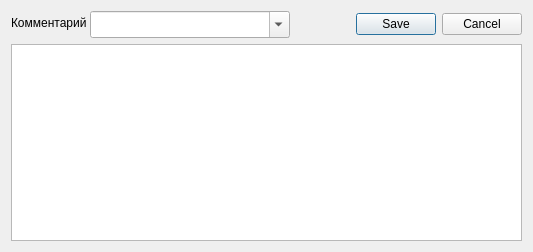
<?xml version="1.0" encoding="UTF-8"?>
<ui version="4.0">
 <class>NoteWidget</class>
 <widget class="QWidget" name="NoteWidget">
  <property name="geometry">
   <rect>
    <x>0</x>
    <y>0</y>
    <width>533</width>
    <height>252</height>
   </rect>
  </property>
  <property name="minimumSize">
   <size>
    <width>0</width>
    <height>0</height>
   </size>
  </property>
  <property name="windowTitle">
   <string>Комментарий</string>
  </property>
  <layout class="QVBoxLayout" name="verticalLayout">
   <item>
    <layout class="QHBoxLayout" name="horizontalLayout">
     <item>
      <widget class="QWidget" name="titleWidget" native="true">
       <layout class="QFormLayout" name="formLayout">
        <property name="horizontalSpacing">
         <number>3</number>
        </property>
        <property name="leftMargin">
         <number>0</number>
        </property>
        <property name="topMargin">
         <number>0</number>
        </property>
        <property name="rightMargin">
         <number>0</number>
        </property>
        <property name="bottomMargin">
         <number>0</number>
        </property>
        <item row="0" column="1">
         <widget class="QComboBox" name="titleEdit">
          <property name="sizePolicy">
           <sizepolicy hsizetype="MinimumExpanding" vsizetype="Fixed">
            <horstretch>0</horstretch>
            <verstretch>0</verstretch>
           </sizepolicy>
          </property>
          <property name="minimumSize">
           <size>
            <width>200</width>
            <height>0</height>
           </size>
          </property>
          <property name="maximumSize">
           <size>
            <width>800</width>
            <height>16777215</height>
           </size>
          </property>
          <property name="font">
           <font>
            <family>Times New Roman</family>
            <pointsize>12</pointsize>
           </font>
          </property>
          <property name="editable">
           <bool>true</bool>
          </property>
         </widget>
        </item>
        <item row="0" column="0">
         <widget class="QLabel" name="label">
          <property name="sizePolicy">
           <sizepolicy hsizetype="Minimum" vsizetype="Preferred">
            <horstretch>0</horstretch>
            <verstretch>0</verstretch>
           </sizepolicy>
          </property>
          <property name="text">
           <string>Комментарий</string>
          </property>
         </widget>
        </item>
       </layout>
      </widget>
     </item>
     <item>
      <spacer name="horizontalSpacer">
       <property name="orientation">
        <enum>Qt::Horizontal</enum>
       </property>
       <property name="sizeType">
        <enum>QSizePolicy::Expanding</enum>
       </property>
       <property name="sizeHint" stdset="0">
        <size>
         <width>10</width>
         <height>20</height>
        </size>
       </property>
      </spacer>
     </item>
     <item>
      <widget class="QDialogButtonBox" name="buttonBox">
       <property name="sizePolicy">
        <sizepolicy hsizetype="Maximum" vsizetype="Fixed">
         <horstretch>0</horstretch>
         <verstretch>0</verstretch>
        </sizepolicy>
       </property>
       <property name="standardButtons">
        <set>QDialogButtonBox::Cancel|QDialogButtonBox::Save</set>
       </property>
      </widget>
     </item>
    </layout>
   </item>
   <item>
    <widget class="QPlainTextEdit" name="noteEdit">
     <property name="font">
      <font>
       <family>Times New Roman</family>
       <pointsize>12</pointsize>
      </font>
     </property>
    </widget>
   </item>
  </layout>
 </widget>
 <resources/>
 <connections/>
</ui>
